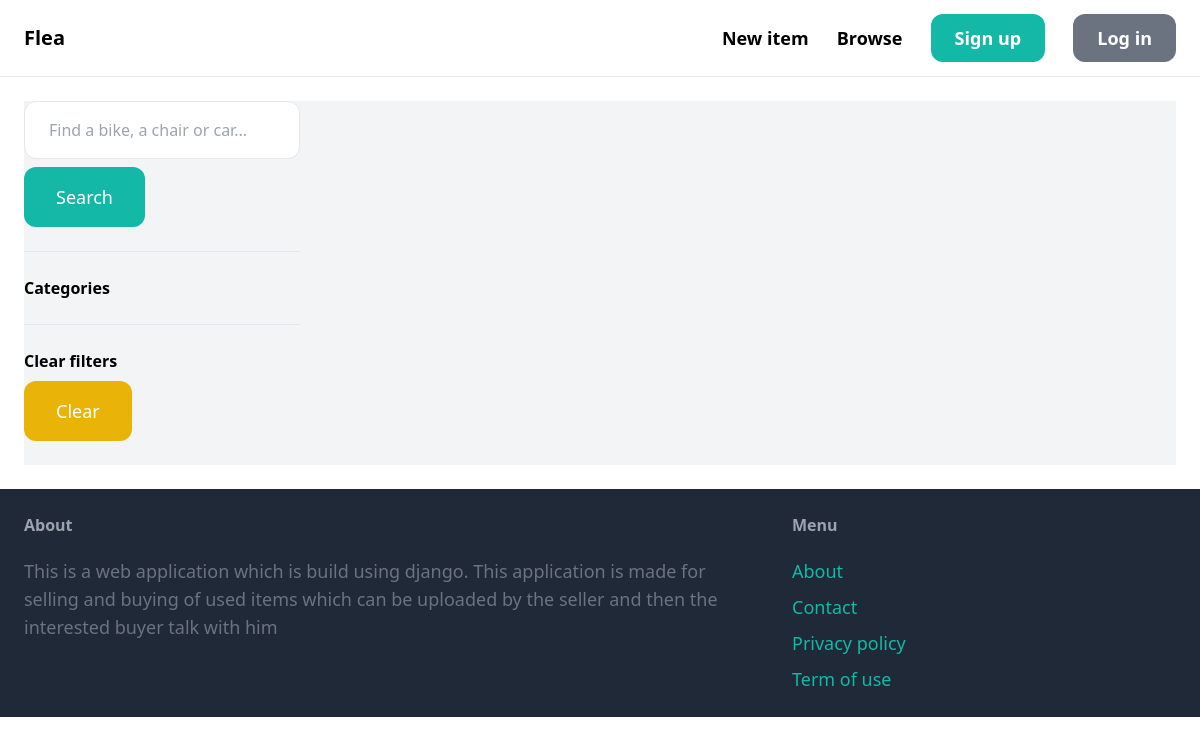
Before: /items/ with the older database file.
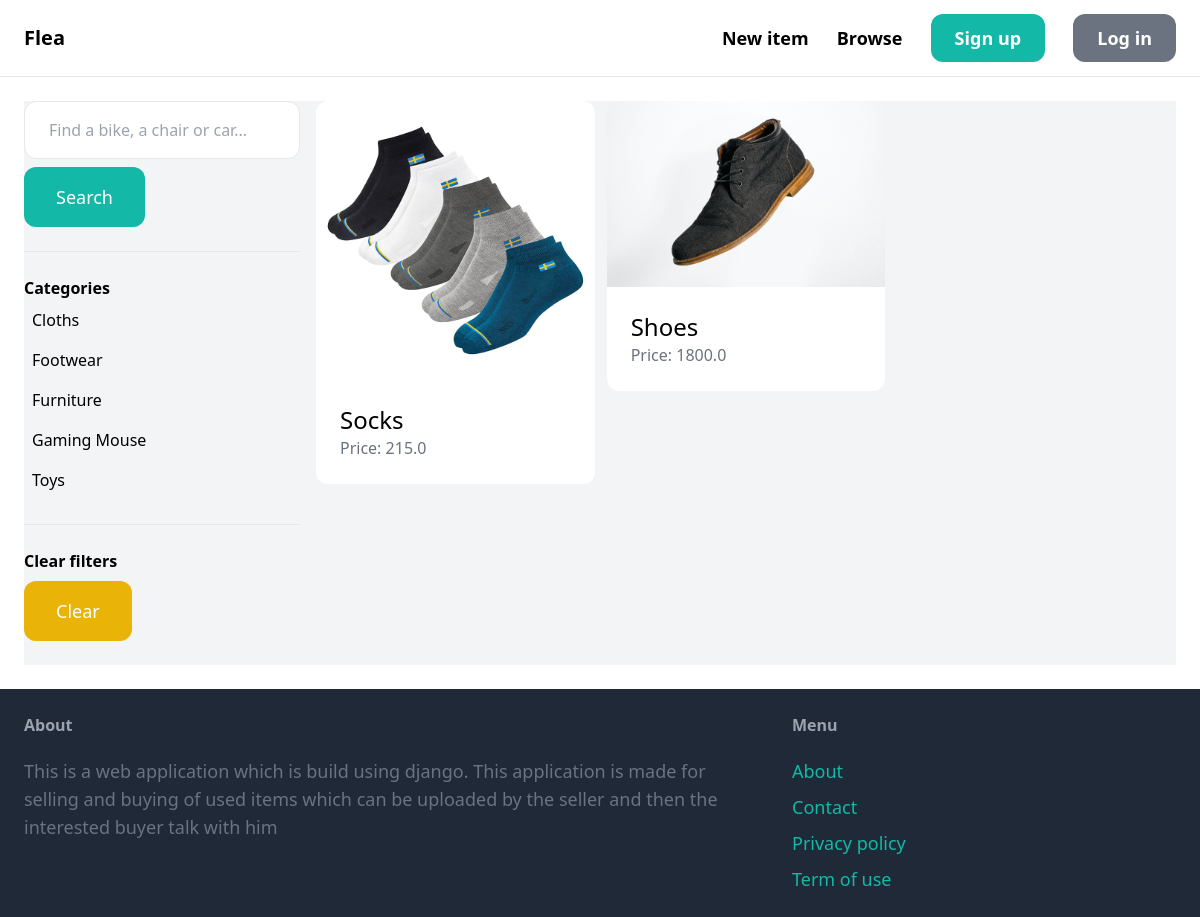
After: the same page with the newer database file.
### item/models.py (models this page shows, shortened)
class Category(models.Model):
    name = models.CharField(max_length=255)
    class Meta:
        ordering = ('name',)
        verbose_name_plural = 'Categories'

class Item(models.Model):
    category = models.ForeignKey(Category, related_name='items', on_delete=models.CASCADE)
    name = models.CharField(max_length=255)
    description = models.TextField(blank=True, null=True)
    price = models.FloatField()
    image = models.ImageField(upload_to='item_images', blank=True, null=True)
    is_sold = models.BooleanField(default=False)
    created_by = models.ForeignKey(User, related_name='items', on_delete=models.CASCADE)
    created_at = models.DateTimeField(auto_now_add=True)

### item/views.py (the view)
# urls.py: path('', views.items, name='items'),
def items(request):
    query = request.GET.get('query', '')
    category_id = request.GET.get('category', 0)
    categories = Category.objects.all()
    items = Item.objects.filter(is_sold=False)
    if category_id:
        items = items.filter(category_id=category_id)
    if query:
        items = items.filter(Q(name__icontains=query) | Q(description__icontains=query))
    return render(request, 'item/items.html', {
        'items': items,
        'query': query,
        'categories': categories,
        'category_id': int(category_id)
    })

### item/templates/item/items.html (shortened to what this page needs)
{% extends 'core/base.html' %}
{% block content %}
    <div class="pb-6 grid grid-cols-4 gap-4 bg-gray-100">
        <div class="col-span-1">
            <form method="get" action="{% url 'item:items' %}">
                <input name="query" class="w-full py-4 px-6 border rounded-xl" type="text" value="{{ query }}" placeholder="Find a bike, a chair or car...">
                <button class="mt-2 py-4 px-8 text-lg bg-teal-500 text-white rounded-xl">Search</button>
            </form>
            <hr class="my-6">
            <p class="font-semibold">Categories</p>
            <ul>
                {% for category in categories %}
                    <li class="py-2 px-2 rounded-xl{% if category.id == category_id %} bg-gray-200{% endif %}">
                        <a href="{% url 'item:items' %}?query={{ query }}&category={{ category.id }}">{{ category.name }}</a>
                    </li>
                {% endfor %}
            </ul>
            <hr class="my-6">
            <p class="font-semibold">Clear filters</p>
            <ul>
                <li><a href="{% url 'item:items' %}" class="mt-2 py-4 px-8 inline-block bg-yellow-500 text-lg rounded-xl text-white">Clear</a>
        </div>
        <div class="col-span-3">
            <div class="grid grid-cols-3 gap-3">
                {% for item in items %}
                    <div>
                        <a href="{% url 'item:detail' item.id %}">
                            <div>
                                <img src="{{ item.image.url }}" class="rounded-t-xl">
                            </div>
                            <div class="p-6 bg-white rounded-b-xl">
                                <h2 class="text-2xl">{{ item.name }}</h2>
                                <p class="text-gray-500">Price: {{ item.price }}</p>
                            </div>
                        </a>
                    </div>
                {% endfor %}
            </div>
        </div>
    </div>
{% endblock %}

Changed rows visible on the page:
added Category: name "Cloths"
added Category: name "Footwear"
added Category: name "Furniture"
added Category: name "Gaming Mouse"
added Category: name "Toys"
added Item: image (picture), name "Socks", price "215.0"
added Item: image (picture), name "Shoes", price "1800.0"
